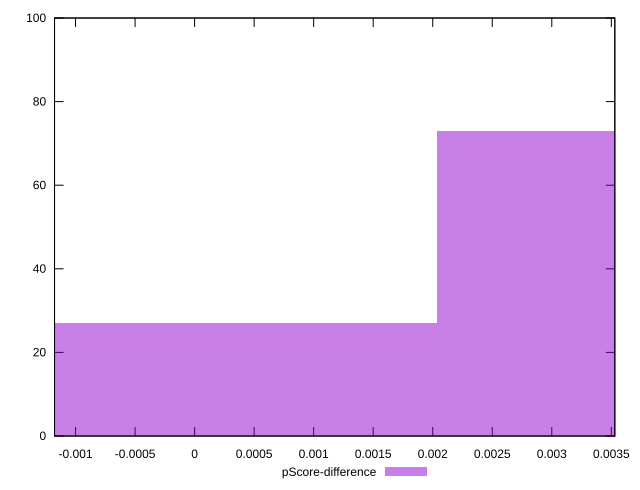

This figure's gnuplot source:
reset

$pScoreDifference <<EOF
0.004074792028289182 73
0 27
EOF

set key outside below
set boxwidth 0.004074792028289182
set xrange [-0.0011764705882352788:0.0035294117647058365]
set yrange [0:100]
set trange [0:100]
set style fill transparent solid 0.5 noborder
set terminal svg size 640, 490 enhanced background rgb 'white'
set output "report_00026_2021-02-22T21:38:55.199Z/unused-javascript/samples/pages+cached+noadtech+nomedia/pScore-difference/histogram.svg"

plot $pScoreDifference title "pScore-difference" with boxes

reset
